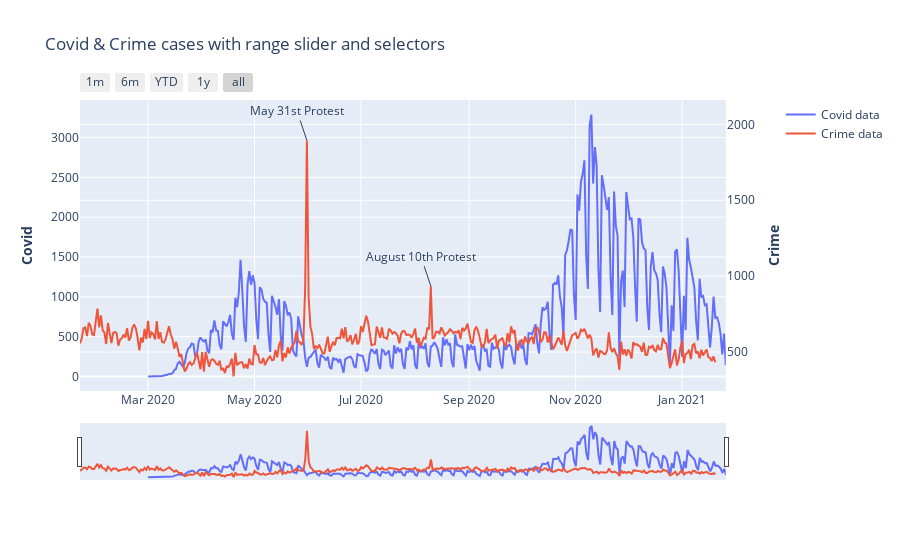

Notebook code for this chart:
### Code cell
#Plotly with Covid & Crime
fig = go.Figure()
fig = make_subplots(specs=[[{"secondary_y": True}]])
fig.add_trace(go.Scatter(x=Covid_transformed.Date, y=Covid_transformed['Cases - Total'], name="Covid data"), secondary_y=False)
fig.add_trace(go.Scatter(x=total_crime_df.Date, y=total_crime_df.Counts, name="Crime data"), secondary_y=True)
fig.update_layout(title_text="Covid & Crime cases with range slider and selectors")
fig.update_layout(
    xaxis=dict(
        rangeselector=dict(
            buttons=list([
                dict(count=1,
                     label="1m",
                     step="month",
                     stepmode="backward"),
                dict(count=6,
                     label="6m",
                     step="month",
                     stepmode="backward"),
                dict(count=1,
                     label="YTD",
                     step="year",
                     stepmode="todate"),
                dict(count=1,
                     label="1y",
                     step="year",
                     stepmode="backward"),
                dict(step="all")
            ])
        ),
        rangeslider=dict(
            visible=True
        ),
        type="date"
    )
)
fig.update_yaxes(title_text="<b>Covid", secondary_y=False)
fig.update_yaxes(title_text="<b>Crime", secondary_y=True)
fig.add_annotation(
    xref="x",
    yref="y2",
    x='2020-05-31',
    y=1894,
    text="May 31st Protest")
fig.add_annotation(
    xref="x",
    yref="y2",
    x='2020-08-10',
    y=934,
    text="August 10th Protest")
fig.show()

### Figure 1 — Plotly figure (JSON) as saved in the notebook; plotly's stock layout.template omitted (floating-point values rounded to 4 significant figures; data arrays with more than 128 entries replaced by an {"elided": "..."} marker saying what was removed)
{"data": [{"name": "Covid data", "type": "scatter", "x": {"elided": "332 str values"}, "xaxis": "x", "y": {"elided": "332 int values"}, "yaxis": "y"}, {"name": "Crime data", "type": "scatter", "x": {"elided": "365 str values"}, "xaxis": "x", "y": {"elided": "365 int values"}, "yaxis": "y2"}], "layout": {"annotations": [{"text": "May 31st Protest", "x": "2020-05-31", "xref": "x", "y": 1894, "yref": "y2"}, {"text": "August 10th Protest", "x": "2020-08-10", "xref": "x", "y": 934, "yref": "y2"}], "title": {"text": "Covid & Crime cases with range slider and selectors"}, "xaxis": {"anchor": "y", "domain": [0, 0.94], "rangeselector": {"buttons": [{"count": 1, "label": "1m", "step": "month", "stepmode": "backward"}, {"count": 6, "label": "6m", "step": "month", "stepmode": "backward"}, {"count": 1, "label": "YTD", "step": "year", "stepmode": "todate"}, {"count": 1, "label": "1y", "step": "year", "stepmode": "backward"}, {"step": "all"}]}, "rangeslider": {"visible": true}, "type": "date"}, "yaxis": {"anchor": "x", "domain": [0, 1], "title": {"text": "<b>Covid"}}, "yaxis2": {"anchor": "x", "overlaying": "y", "side": "right", "title": {"text": "<b>Crime"}}}}
